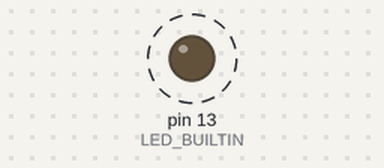
Bench run of a program on a simulated Arduino Mega 2560, built with avr-gcc and run on an emulated ATmega2560. On the bench: output pins drawn as LEDs (lit = HIGH). Dashed ring = blinking. What the program prints to the serial monitor is not drawn.

Above: at 0.2 s.
Timing chart, 0 to 3.0 s (numbered marks = the images above):
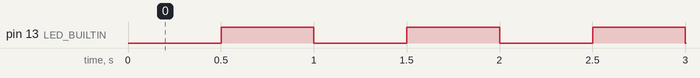

The program:

main.cpp
```cpp
// Step 1 - smoke test: proves the toolchain, upload and serial monitor all work.
#include <Arduino.h>
#include "config.h"
#include "core/geometry.h"

void setup() {
    pinMode(LED_BUILTIN, OUTPUT);
    Serial.begin(cfg::SERIAL_BAUD);
    Serial.println(F("ColonyAFIS smoke test: MegaPi alive"));

    Serial.print(F("Envelope check - width fits: "));
    Serial.print(geometry::widthFits(cfg::ROBOT_WIDTH_CM, cfg::MAX_WIDTH_CM) ? F("yes") : F("NO"));
    Serial.print(F(", turn radius: "));
    Serial.print(geometry::turnRadius(cfg::ROBOT_WIDTH_CM, cfg::ROBOT_FRONT_CM, cfg::ROBOT_REAR_CM));
    Serial.print(F(" cm (max "));
    Serial.print(cfg::MAX_TURN_RADIUS_CM);
    Serial.println(F(" cm)"));
}

void loop() {
    static uint32_t last = 0;
    const uint32_t now = millis();
    if (now - last >= 500) {
        last = now;
        digitalWrite(LED_BUILTIN, !digitalRead(LED_BUILTIN));
        Serial.print(F("t = "));
        Serial.print(now);
        Serial.println(F(" ms"));
    }
}
```

robot_design.h
```cpp
#pragma once
// =====================================================================================
//  ROBOT DESIGN - the mechanical numbers the software is built on.
//  Owner: the mechanical designer. Copy each value from the CAD.
//
//  How to edit: change ONLY the numbers. Keep the "f" and the ";" after each number.
//  After every change, the automatic check on GitHub (or `pio test -e test`) says
//  whether the design still meets the competition limits, and why not if it fails.
//  Guide with a drawing: docs/mechanical_interface.md
//
//  Robot frame (top view):
//    origin = middle of the wheel axle
//    +x     = forward (the end with the line sensor; the robot scans moving this way)
//    +y     = to the robot's LEFT (the side with the ultrasonic and the arm)
//  Units: cm. All values are TBD until the CAD is final.
// =====================================================================================

namespace cfg {

// ---------- Outer body: everything included (wheels, arm retracted, cables, screws) ----------
constexpr float ROBOT_WIDTH_CM = 16.0f;   // total width, left-most to right-most point    [limit: <= 16]
constexpr float ROBOT_FRONT_CM = 9.0f;    // axle -> front-most point                       [limit: turning radius]
constexpr float ROBOT_REAR_CM  = 9.0f;    // axle -> rear-most point                        [limit: turning radius]

// ---------- Wheels ----------
constexpr float WHEEL_DIAMETER_CM = 6.4f;   // drive wheel outer diameter
constexpr float WHEEL_BASE_CM     = 13.0f;  // distance between the centres of the two wheels' treads

// ---------- Line follower (under the robot) ----------
constexpr float LINE_SENSOR_X_CM = 6.0f;    // axle -> middle of the two sensors, forward    [limit: > 0, inside the body]
constexpr float LINE_SENSOR_Y_CM = 0.0f;    // sideways offset from the centreline           [limit: on the centreline]

// ---------- Ultrasonic (left side, facing the deposits) ----------
constexpr float ULTRASONIC_X_CM = 7.0f;     // axle -> sensor axis, forward                  [limit: >= 6 ahead of the arm]
constexpr float ULTRASONIC_Y_CM = 8.0f;     // centreline -> sensor front face, to the left  [limit: inside the body]

// ---------- Arm (rack and pinion, extends to the LEFT; colour sensor and gripper at the tip) ----------
// "Grip point" = the middle of the gripper jaws, where the cube's centre sits when it is held.
constexpr float ARM_X_CM                = 0.0f;   // axle -> arm axis, forward (negative = behind the axle)
constexpr float ARM_GRIP_RETRACTED_Y_CM = 6.5f;   // centreline -> grip point, arm fully retracted   [limit: inside the body]
constexpr float ARM_STROKE_CM           = 15.0f;  // rack travel, fully retracted -> fully extended  [limit: reach]

// ---------- IMU (MPU-6050 board) ----------
constexpr float IMU_X_CM = 0.0f;            // axle -> IMU chip, forward. Keep near the axle centre,
constexpr float IMU_Y_CM = 0.0f;            // centreline -> IMU chip, left. board x-axis pointing forward, rigid mount.

}  // namespace cfg
```

geometry.h
```cpp
#pragma once
// Pure geometry checks for the robot envelope. No Arduino code, so it runs in PC tests too.

#include <math.h>

namespace geometry {

// Radius swept by the robot's farthest corner when it spins on the spot
// around the middle of the wheel axle.
inline float turnRadius(float width, float frontLen, float rearLen) {
    const float l  = frontLen > rearLen ? frontLen : rearLen;
    const float hw = width * 0.5f;
    return sqrtf(hw * hw + l * l);
}

inline bool widthFits(float width, float maxWidth) {
    return width <= maxWidth;
}

inline bool turnClears(float width, float frontLen, float rearLen, float maxRadius) {
    return turnRadius(width, frontLen, rearLen) <= maxRadius;
}

// Longest the robot may reach in front of (or behind) the axle for a given width.
inline float maxHalfLength(float width, float maxRadius) {
    const float hw = width * 0.5f;
    const float d  = maxRadius * maxRadius - hw * hw;
    return d > 0.0f ? sqrtf(d) : 0.0f;
}

// Largest turning radius that clears the deposit lines when the robot spins in the middle
// of a gap between two deposits: g = colony line -> deposit line, gap = space between deposits.
inline float maxTurnRadiusInGap(float g, float gapWidth) {
    const float h = gapWidth * 0.5f;
    return sqrtf(g * g + h * h);
}

// How far the grip point must reach beyond the robot's side to sit over a target
// (e.g. a cube centre) that is targetDist away from the colony line the robot follows.
inline float requiredArmReach(float targetDist, float width) {
    return targetDist - width * 0.5f;
}

// How far the grip point gets beyond the robot's side at full extension.
inline float armReachBeyondSide(float gripRetractedY, float stroke, float width) {
    return gripRetractedY + stroke - width * 0.5f;
}

// The robot centre (axle middle) must stay inside [fenceMin, fenceMax] along the line
// so the turning circle plus a margin never crosses the territory boundary.
inline float fenceMin(float turnR, float margin) { return turnR + margin; }
inline float fenceMax(float trackW, float turnR, float margin) { return trackW - turnR - margin; }

// Where the axle must stop so the arm (armX ahead of the axle) is level with targetX.
// facingPlusX: robot faces +x (scanning / picking); false after the 180-degree turn (placing).
inline float axleXForTarget(float targetX, float armX, bool facingPlusX) {
    return facingPlusX ? targetX - armX : targetX + armX;
}

inline bool inRange(float v, float lo, float hi) { return v >= lo && v <= hi; }

// True if the point (x, y) in the robot frame lies inside the outer body.
inline bool insideBody(float x, float y, float width, float frontLen, float rearLen) {
    const float hw = width * 0.5f;
    return inRange(x, -rearLen, frontLen) && inRange(y, -hw, hw);
}

}  // namespace geometry
```

config.h
```cpp
#pragma once
// ColonyAFIS - every tunable number lives here, in one place.
// Units: cm, seconds, degrees unless stated. "TBD" = replace when the real robot exists.

#include <stdint.h>

// The robot's mechanical dimensions (size, wheels, arm, sensor positions) live in their own
// file, owned by the mechanical designer. They are part of cfg like everything else.
#include "robot_design.h"

namespace cfg {

// ---------- Firmware identity ----------
// A macro, not a constexpr array, so the robot can print it with F(...) and keep it in flash
// instead of SRAM.
#define CFG_FW_VERSION "0.1.0"

// ---------- Serial / Bluetooth ----------
constexpr uint32_t SERIAL_BAUD = 115200;   // USB serial monitor
// Bluetooth: Makeblock dual-mode module in the MegaPi's onboard wireless socket, Android phone.
// Desk test 1 (hw_link, 26 Nov 2026): the module's bytes arrive on Serial3 as clean text at 115200.
// While no phone is connected the module answers what it receives with "ERROR01" (it reads it as
// setup commands), so the code must never echo unknown Bluetooth bytes back to Bluetooth.
constexpr uint8_t  BT_SERIAL_PORT = 3;      // Serial3 = pins 14/15 (confirmed)
constexpr uint32_t BT_BAUD        = 115200; // confirmed

// ---------- MegaPi sensor ports (RJ25 sockets 5-8 on the "MegaPi Shield for RJ25") ----------
// Fixed board wiring, from Makeblock's MeMegaPi.cpp (mePort table): each port has two signal pins.
// Port 5 = 16/17 (also Serial2), 6 = A8/A9, 7 = A10/A11, 8 = A13/A12. Arduino Mega: A0 = 54.
constexpr uint8_t MEGAPI_PORT_PIN1[9] = {0, 0, 0, 0, 0, 16, 62, 64, 67};  // index = port number
constexpr uint8_t MEGAPI_PORT_PIN2[9] = {0, 0, 0, 0, 0, 17, 63, 65, 66};

// ---------- Side ultrasonic (Me Ultrasonic, one signal pin = the port's second pin) ----------
// Desk test 4 (27 Nov 2026): port 6, signal on its second pin (63 = A9). Measured 10.2 cm at 10 cm
// and 30.0 cm at 30 cm. Port 5 (the shield's serial port, via its 2x2 socket) gave no echo on either
// pin: 15-23 us blips at 10 cm, pin 17 resting HIGH. Suspect the 2x2 corner of the shield.
constexpr uint8_t  US_PORT          = 6;
constexpr uint8_t  US_PIN           = MEGAPI_PORT_PIN2[US_PORT];
constexpr uint16_t US_MAX_CM        = 60;    // farther echoes count as "no echo"
constexpr uint32_t US_TIMEOUT_US    = US_MAX_CM * 58UL + 200UL;  // 3680 us: the longest a read may block
constexpr uint16_t US_DESK_PERIOD_MS = 50;   // desk test 4: 20 readings a second
constexpr uint8_t  US_STEP_SAMPLES  = 5;     // readings per ruler position in step mode (median kept)
constexpr float    US_STEP_CM       = 1.0f;  // ruler step between positions in step mode

// ---------- SCAN: cube or robot by apparent width (desk test 4, tests/results/2026-11-27_ultrasonic.csv) ----------
// Measured, sensor still: a 3 cm cube looks 7-9 cm wide at 8-14 cm; a 16 cm flat object looks ~23 cm wide
// at 10 cm (the echo reaches ~3.5 cm past each end). Starting values, to re-check while driving (I2).
constexpr float SCAN_CUBE_MAX_WIDTH_CM  = 12.0f;  // up to this: CUBE (measured max 9 + margin)
constexpr float SCAN_ROBOT_MIN_WIDTH_CM = 16.0f;  // from this: ROBOT; in between: OBSTACLE, don't grab
constexpr float SCAN_MIN_VALID_CM       = 3.0f;   // plan: shorter readings are not trusted
// Edge readings come out up to ~5 cm too long, so an object's distance is its closest readings, not the mean.

// ---------- Link supervision ----------
constexpr uint16_t HEARTBEAT_PERIOD_MS = 500;   // plan: HB twice a second
constexpr uint16_t STOP_LATENCY_MAX_MS = 500;   // desk test 1: phone STOP must show up within this
constexpr uint16_t CMD_GAP_MS          = 30;    // a letter is a command only at a line start or after
                                                // this much silence (typing); module chatter is faster

// ---------- Limits the mechanical design must meet (plan, "Envelope for the mechanical design") ----------
// Checked automatically against robot_design.h by test/test_robot_design.
constexpr float MAX_WIDTH_CM                = 16.0f;  // line corridor ~20 cm; both sides face deposits on some trips
constexpr float MAX_TURN_RADIUS_CM          = 12.5f;  // = sqrt(g^2 + (gap/2)^2): 180-degree turn between two deposits
constexpr float MIN_US_AHEAD_OF_ARM_CM      = 6.0f;   // cube echo ends before the arm passes it: no reversing
constexpr float LINE_SENSOR_MAX_OFFSET_Y_CM = 0.5f;   // "on the centreline"
constexpr float CUBE_SIZE_CM                = 3.0f;   // resource cube edge

// ---------- Drive (TBD: measure on the robot) ----------
constexpr float ENC_PULSES_PER_REV = 8.0f;    // encoder pulses per motor-shaft turn
constexpr float DRIVE_GEAR_RATIO   = 46.67f;  // 185 rpm motors (check motor label)
constexpr float ARM_GEAR_RATIO     = 75.0f;   // 86 rpm motor (check motor label)

// ---------- Timing ----------
constexpr uint16_t CONTROL_PERIOD_MS = 10;    // main control loop, 100 Hz

// ---------- Track, team frame (cm) ----------
constexpr float TRACK_W_CM    = 130.0f;
constexpr float TRACK_H_CM    = 110.0f;
constexpr float COLONY_LINE_Y = 35.0f;

constexpr float DEPOSIT_X_MIN[3] = {20.0f, 55.0f, 90.0f};
constexpr float DEPOSIT_X_MAX[3] = {40.0f, 75.0f, 110.0f};
constexpr float DEPOSIT_Y_MIN    = 45.0f;
constexpr float DEPOSIT_Y_MAX    = 65.0f;

constexpr float ZONE_X[5]   = {20.0f, 42.5f, 65.0f, 87.5f, 110.0f};  // OBS HAB FARM IND REC
constexpr float ZONE_Y_MIN  = 10.0f;
constexpr float ZONE_Y_MAX  = 25.0f;

constexpr float TURN_SPOT_X[2]  = {47.5f, 82.5f};
constexpr float FENCE_MARGIN_CM = 3.0f;       // allowed x range: [R + 3, 130 - R - 3]

}  // namespace cfg
```

Measured:
- by itself, pin 13 (LED_BUILTIN): alternates HIGH for 0.50 s and LOW for 0.50 s
